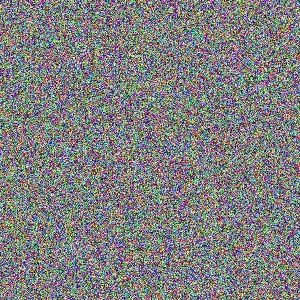
#> input picture week2/images/face1.jpg, 300 x 300 px, found by its file name; its folder holds only this picture in this run
$ python dataset_preparation.py
#> lines starting #> are read from the running program, lines starting #| are printed output that depends on the picture
import cv2
import os

image_folder = "Week2/images"

for image_name in os.listdir(image_folder):

    if image_name.startswith("processed_"):
        continue

    if image_name.startswith("features_"):
        continue

    if image_name.startswith("flipped_"):
        continue

    if image_name.startswith("rotated_"):
        continue

    image_path = os.path.join(image_folder, image_name)

    img = cv2.imread(image_path)
#> img is the input picture: shape (300, 300, 3); mean B, G, R 126.8, 127, 127

    if img is None:
        continue

    resized = cv2.resize(img, (224, 224))
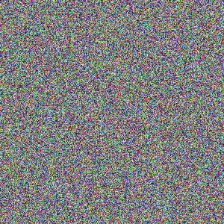
#> resized: shape (224, 224, 3); mean B, G, R 126.7, 126.8, 126.9

    gray = cv2.cvtColor(resized, cv2.COLOR_BGR2GRAY)
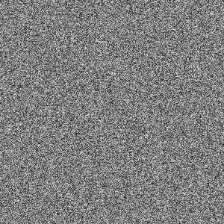
#> gray: shape (224, 224); min 15, max 235, mean 126.8

    output_path = os.path.join(
        image_folder,
        "processed_" + image_name
    )

    cv2.imwrite(output_path, gray)

    print("Processed:", image_name)

print("Dataset Preparation Completed")

$ run again, on week2/images/face2.jpg
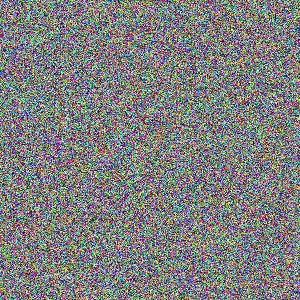
#> input picture week2/images/face2.jpg, 300 x 300 px, found by its file name
#> img is the input picture: shape (300, 300, 3); mean B, G, R 127, 127.4, 126.8
#> `resized = cv2.resize(img, (224, 224))`:
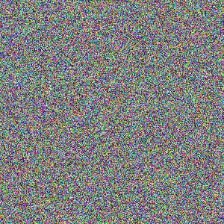
#> resized: shape (224, 224, 3); mean B, G, R 126.9, 127.3, 126.7
#> `gray = cv2.cvtColor(resized, cv2.COLOR_BGR2GRAY)`:
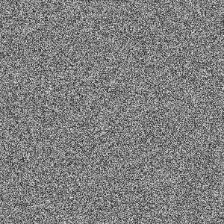
#> gray: shape (224, 224); min 18, max 236, mean 127.1

$ run again, on week2/images/face3.jpg
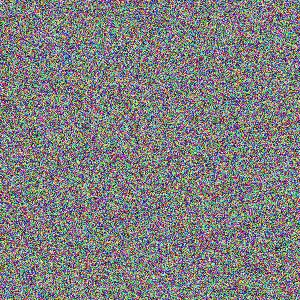
#> input picture week2/images/face3.jpg, 300 x 300 px, found by its file name
#> img is the input picture: shape (300, 300, 3); mean B, G, R 127.3, 126.8, 127
#> `resized = cv2.resize(img, (224, 224))`:
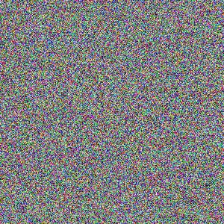
#> resized: shape (224, 224, 3); mean B, G, R 127.1, 126.6, 126.8
#> `gray = cv2.cvtColor(resized, cv2.COLOR_BGR2GRAY)`:
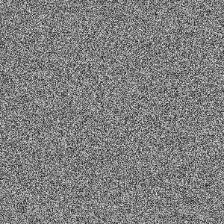
#> gray: shape (224, 224); min 18, max 242, mean 126.7
